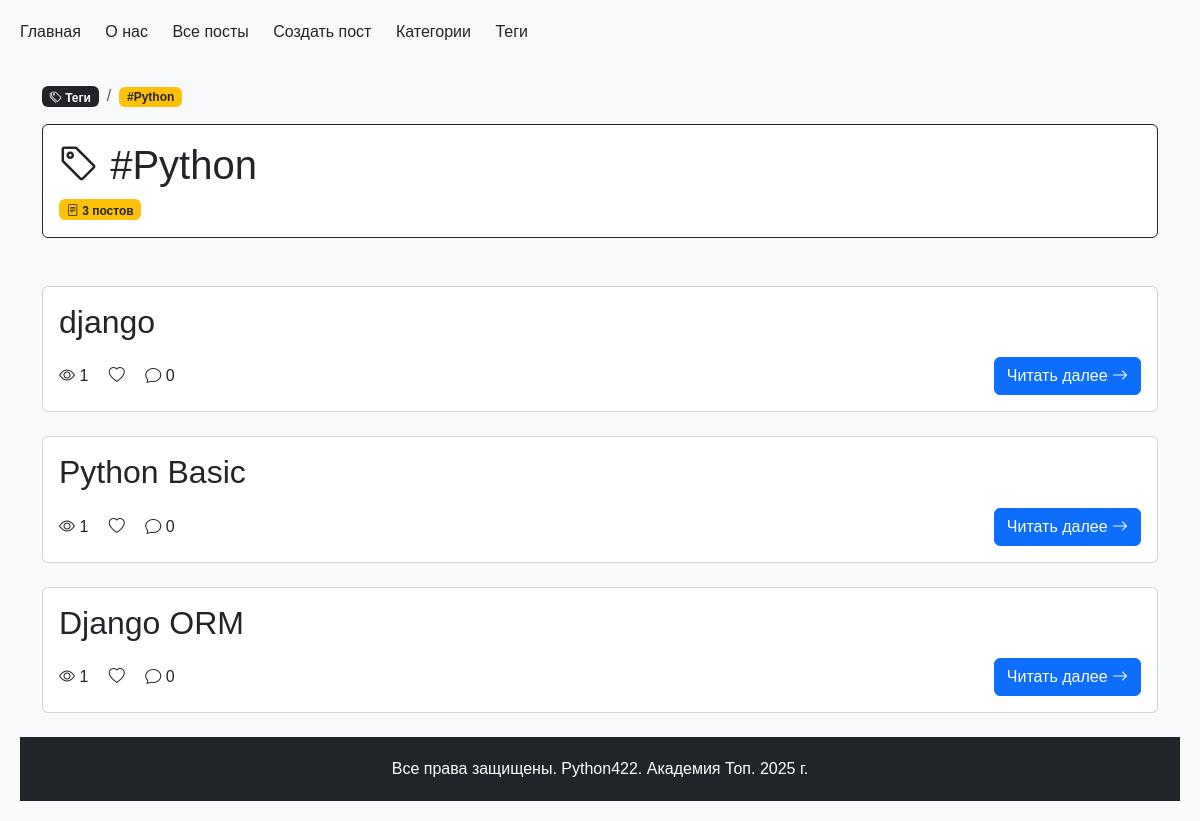
Before: /posts/tags/python/ with the older database file.
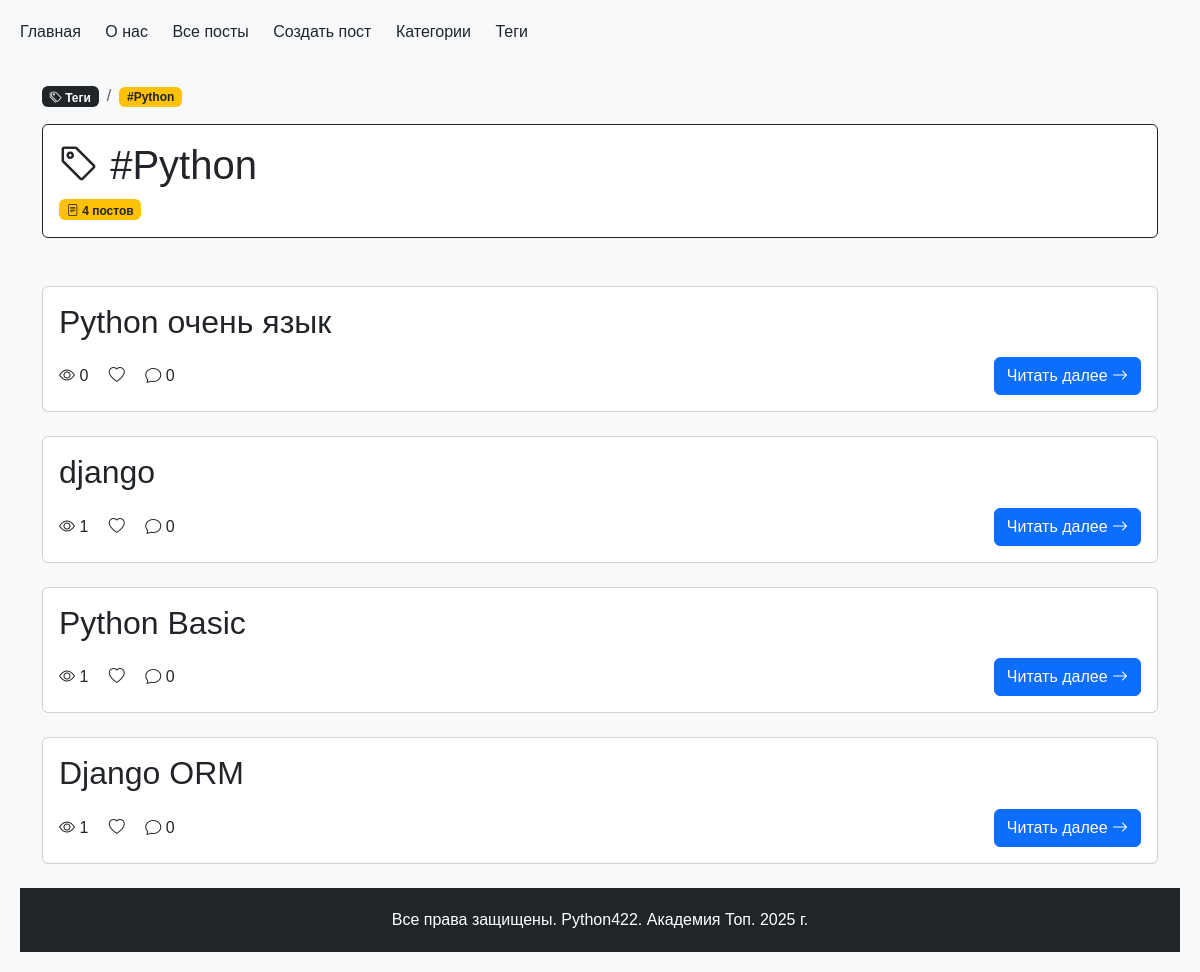
After: the same page with the newer database file.
### python_blog/models.py (models this page shows, shortened)
class Tag(models.Model):
    name = models.CharField(max_length=200, verbose_name="Название")
    slug = models.SlugField(max_length=250, unique=True, verbose_name="Слаг")
    class Meta:
        verbose_name = "Тег"
        verbose_name_plural = "Теги"
        ordering = ["name"]

class Post(models.Model):
    STATUS_CHOICES = [
        ("draft", "Черновик"),
        ("review", "На проверке"),
        ("reviewed", "Проверено"),
        ("published", "Опубликовано"),
    ]
    title = models.CharField(max_length=100, unique=True, verbose_name="Заголовок")
    slug = models.SlugField(max_length=250, unique=True, verbose_name="Слаг", blank=True, null=True)
    content = models.TextField(verbose_name="Контент")
    author = models.ForeignKey(get_user_model(), on_delete=models.CASCADE, verbose_name="Автор", related_name="posts", default=None, null=True)
    created_at = models.DateTimeField(auto_now_add=True, verbose_name="Дата создания")
    updated_at = models.DateTimeField(auto_now=True, verbose_name="Дата обновления")
    views = models.PositiveIntegerField(default=0, verbose_name="Просмотры")
    status = models.CharField(
        max_length=10, choices=STATUS_CHOICES, default="review", verbose_name="Статус"
    )
    category = models.ForeignKey(
        "Category",  # Ссылка на модель Category
        on_delete=models.SET_NULL,  # При удалении категории, установить значение NULL
        blank=True,  # Не требуем в формах заполнения
        null=True,  # Разрешаем значение NULL в базе данных
        related_name="posts",  # Имя обратной связи
        default=None,  # По умолчанию значение NULL
        verbose_name="Категория",
    )
    tags = models.ManyToManyField("Tag", related_name="posts", verbose_name="Теги")
    class Meta:
        ordering = ["-created_at"]
        verbose_name = "Пост"
        verbose_name_plural = "Посты"

### python_blog/views.py (the view)
# urls.py: path("tags/<slug:tag_slug>/", tag_detail, name="tag_detail"),
def tag_detail(request, tag_slug):
    tag = Tag.objects.get(slug=tag_slug)
    posts = tag.posts.all()
    context = {
        "tag": tag,
        "posts": posts,
        "title": f"Тег: {tag.name}",
        "active_menu": "tags",  # Добавляем флаг активного меню
    }
    return render(request, "tag_detail.html", context)

### python_blog/context_processors.py (called while the page is built)
def menu_items(request):
    menu = [
        {"title": "Главная", "url_name": "main"},
        {"title": "О нас", "url_name": "about"},
        {"title": "Все посты", "url_name": "blog:posts"},
        {"title": "Создать пост", "url_name": "blog:post_create"},
        {"title": "Категории", "url_name": "blog:categories"},
        {"title": "Теги", "url_name": "blog:tags"},
    ]
    current_url_name = request.resolver_match.view_name
    for item in menu:
        item['is_active'] = current_url_name == item['url_name']
    return {'menu_items': menu}

### python_blog/templates/tag_detail.html (shortened to what this page needs)
{% extends "base.html" %}
{% block content %}
<div class="container mt-4">
    <div class="row mb-4">
        <div class="col-12">
            <nav aria-label="breadcrumb">
                <ol class="breadcrumb d-flex align-items-center">
                    <li class="breadcrumb-item">
                        <a href="{% url 'blog:tags' %}" class="badge bg-dark text-white text-decoration-none">
                            <i class="bi bi-tags"></i> Теги
                        </a>
                    </li>
                    <li class="breadcrumb-item">
                        <span class="badge bg-warning text-dark">#{{ tag.name }}</span>
                    </li>
                </ol>
            </nav>
            <div class="card border-dark mb-4">
                <div class="card-body">
                    <h1 class="card-title text-dark">
                        <i class="bi bi-tag"></i> #{{ tag.name }}
                    </h1>
                    <span class="badge bg-warning text-dark">
                        <i class="bi bi-file-text"></i> {{ tag.posts.count }} постов
                    </span>
                </div>
            </div>
        </div>
    </div>
    <div class="row">
        <div class="col-12">
            {% for post in posts %}
                {% include 'post_preview_include.html' %}
            {% empty %}
                <div class="alert alert-warning">
                    <i class="bi bi-info-circle"></i> С этим тегом пока нет постов
                </div>
            {% endfor %}
        </div>
    </div>
</div>
{% endblock %}

### templates/base.html (shortened to what this page needs)
{% load static %}
<!DOCTYPE html>
<html lang="ru">
  <head>
    <link href="https://cdn.jsdelivr.net/npm/bootstrap@5.3.3/dist/css/bootstrap.min.css" rel="stylesheet">
    <link rel="stylesheet" href="https://cdn.jsdelivr.net/npm/bootstrap-icons@1.11.1/font/bootstrap-icons.css">
    <link rel="stylesheet" href="{% static 'css/main.css' %}">
  </head>
  <body>
    <header>
      {% block nav %}
        {% include 'menu_include.html' %}
      {% endblock %}
    </header>
    <main>
      {% block content %}{% endblock %}
    </main>
    <footer>
      {% block footer %}Все права защищены. Python422. Академия Топ. 2025 г.{% endblock %}
    </footer>
  </body>
</html>

### python_blog/templates/menu_include.html
<nav>
    <ul>
        {% for item in menu_items %}
            <li>
                <a href="{% url item.url_name %}"
                   class="{% if item.is_active %}active{% endif %}">
                    {{ item.title }}
                </a>
            </li>
        {% endfor %}
    </ul>
</nav>

### python_blog/templates/post_preview_include.html (shortened to what this page needs)
<div class="card mb-4">
    <div class="card-body">
        <h2 class="card-title">{{ post.title }}</h2>
        <div class="d-flex justify-content-between align-items-center">
            <div class="stats">
                <span class="me-3"><i class="bi bi-eye"></i> {{ post.views }}</span>
                <span class="me-3"><i class="bi bi-heart"></i> {{ post.likes }}</span>
                <span><i class="bi bi-chat"></i> {{ post.comments|length }}</span>
            </div>
            <a href="{% url 'blog:post_detail' post.slug %}" class="btn btn-primary">
                Читать далее <i class="bi bi-arrow-right"></i>
            </a>
        </div>
    </div>
</div>

### static/css/main.css (style rules this page uses)
body { min-height: 100vh; display: flex; flex-direction: column; margin: 0; padding: 20px; background-color: #f8f9fa; font-family: Arial, sans-serif; }
main { flex: 1; }
footer { margin-top: auto; padding: 20px; text-align: center; background-color: #212529; color: #ffffff; }
nav ul { list-style: none; padding: 0; }
nav ul li { display: inline; margin-right: 20px; }
nav ul li a { color: #212529; text-decoration: none; }

Changed rows visible on the page:
computed for Tag "Python": posts.count "3" → "4"
added Post: title "Python очень язык", views "0", comments|length "0"
